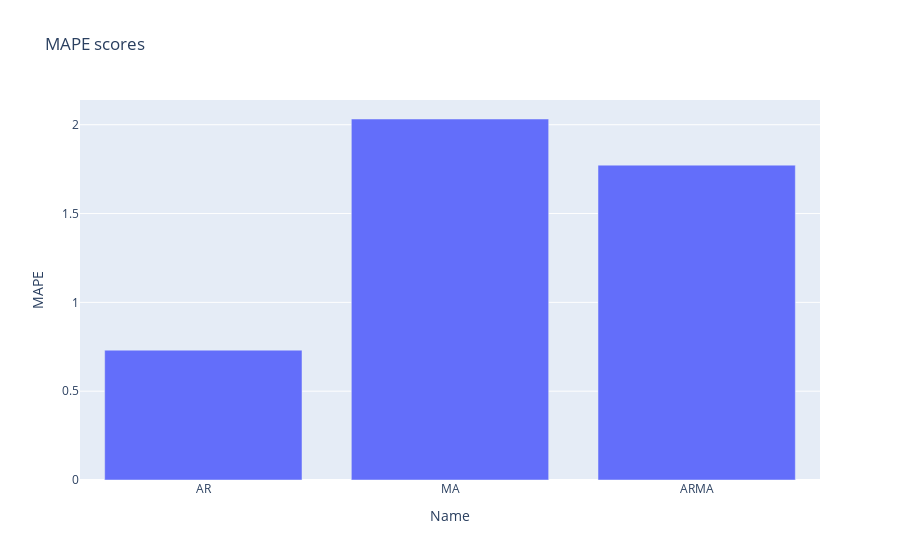

The notebook cell this image was saved under:
### Code cell
import plotly.express as px
fig = px.bar(dataframe, x='Name', y='MAPE', title="MAPE scores")
fig.show()

### Figure 1 — Plotly figure (JSON) as saved in the notebook; plotly's stock layout.template omitted (floating-point values rounded to 4 significant figures)
{"data": [{"alignmentgroup": "True", "hovertemplate": "Name=%{x}<br>MAPE=%{y}<extra></extra>", "legendgroup": "", "marker": {"color": "#636efa"}, "name": "", "offsetgroup": "", "orientation": "v", "showlegend": false, "textposition": "auto", "type": "bar", "x": ["AR", "MA", "ARMA"], "xaxis": "x", "y": [0.731, 2.032, 1.773], "yaxis": "y"}], "layout": {"barmode": "relative", "legend": {"tracegroupgap": 0}, "title": {"text": "MAPE scores"}, "xaxis": {"anchor": "y", "domain": [0, 1], "title": {"text": "Name"}}, "yaxis": {"anchor": "x", "domain": [0, 1], "title": {"text": "MAPE"}}}}
